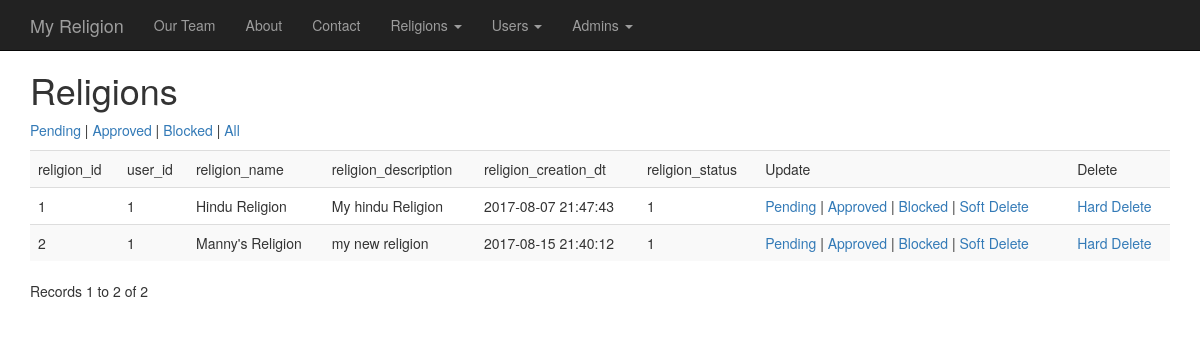
The app's page /0001_myreligion/admin/religions.php?status=1 (signed in) with its own data.
### tables this page shows
CREATE TABLE `religions` (
  `religion_id` int(11) NOT NULL AUTO_INCREMENT,
  `user_id` int(11) DEFAULT NULL,
  `religion_name` varchar(255) DEFAULT NULL,
  `religion_description` text,
  `religion_creation_dt` timestamp NOT NULL DEFAULT CURRENT_TIMESTAMP ON UPDATE CURRENT_TIMESTAMP,
  `religion_status` int(1) NOT NULL DEFAULT '0',
  `religion_type` enum('public','closed') NOT NULL DEFAULT 'closed',
  `religion_image` varchar(255) DEFAULT NULL,
  PRIMARY KEY (`religion_id`)
);

### 0001_myreligion/admin/religions.php (the view, shortened to what this page needs)
<?php require_once('../../Connections/conn.php'); ?>
<?php
$maxRows_rsReligions = 10;
$pageNum_rsReligions = 0;
$startRow_rsReligions = $pageNum_rsReligions * $maxRows_rsReligions;
$colname_rsReligions = "0";
if (isset($_GET['status'])) {
  $colname_rsReligions = (get_magic_quotes_gpc()) ? $_GET['status'] : addslashes($_GET['status']);
}
$query_rsReligions = sprintf("SELECT * FROM religions WHERE religion_status LIKE '%s%%'", $colname_rsReligions);
$query_limit_rsReligions = sprintf("%s LIMIT %d, %d", $query_rsReligions, $startRow_rsReligions, $maxRows_rsReligions);
$rsReligions = mysql_query($query_limit_rsReligions, $conn) or die(mysql_error());
$row_rsReligions = mysql_fetch_assoc($rsReligions);
if (isset($_GET['totalRows_rsReligions'])) {
  $totalRows_rsReligions = $_GET['totalRows_rsReligions'];
} else {
  $all_rsReligions = mysql_query($query_rsReligions);
  $totalRows_rsReligions = mysql_num_rows($all_rsReligions);
}
?><!doctype html>
<html>
<head>
<link rel="stylesheet" href="../css/bootstrap.min.css">
<link rel="stylesheet" href="../css/style.css">
</head>
<body>
    <nav class="navbar navbar-inverse navbar-fixed-top">
      <div class="container">
        <div class="navbar-header">
          <a class="navbar-brand" href="../index.php">My Religion</a>
        </div>
        <div id="navbar" class="navbar-collapse collapse">
          <ul class="nav navbar-nav">
            <li><a href="../team.php">Our Team</a></li>
            <li><a href="../about.php">About</a></li>
            <li><a href="../contact.php">Contact</a></li>
            <li class="dropdown">
              <a href="#" class="dropdown-toggle" data-toggle="dropdown" role="button" aria-haspopup="true" aria-expanded="false">Religions <span class="caret"></span></a>
            </li>
			<li class="dropdown">
              <a href="#" class="dropdown-toggle" data-toggle="dropdown" role="button" aria-haspopup="true" aria-expanded="false">Users <span class="caret"></span></a>
            </li>
			<li class="dropdown">
              <a href="#" class="dropdown-toggle" data-toggle="dropdown" role="button" aria-haspopup="true" aria-expanded="false">Admins <span class="caret"></span></a>
            </li>
          </ul>
        </div>
      </div>
    </nav>
<div class="container">
<h1>Religions</h1>
<p><a href="religions.php?status=0">Pending</a> | <a href="religions.php?status=1">Approved</a> | <a href="religions.php?status=-1">Blocked</a> | <a href="religions.php?status=%">All</a></p>
<?php if ($totalRows_rsReligions > 0) {  ?>
  <div class="table-responsive">
	    <table class="table table-striped">
    <tr>
      <td valign="top">religion_id</td>
      <td valign="top">user_id</td>
      <td valign="top">religion_name</td>
      <td valign="top">religion_description</td>
      <td valign="top">religion_creation_dt</td>
      <td valign="top">religion_status</td>
      <td valign="top">Update</td>
      <td valign="top">Delete</td>
    </tr>
    <?php do { ?>
      <tr>
        <td valign="top"><?php echo $row_rsReligions['religion_id']; ?></td>
        <td valign="top"><?php echo $row_rsReligions['user_id']; ?></td>
        <td valign="top"><?php echo $row_rsReligions['religion_name']; ?></td>
        <td valign="top"><?php echo $row_rsReligions['religion_description']; ?></td>
        <td valign="top"><?php echo $row_rsReligions['religion_creation_dt']; ?></td>
        <td valign="top"><?php echo $row_rsReligions['religion_status']; ?></td>
        <td valign="top"><a href="religions.php?changed_status=0&status=<?php echo $colname_rsReligions; ?>&religion_id=<?php echo $row_rsReligions['religion_id']; ?>">Pending</a> | <a href="religions.php?changed_status=1&status=<?php echo $colname_rsReligions; ?>&religion_id=<?php echo $row_rsReligions['religion_id']; ?>">Approved</a> | <a href="religions.php?changed_status=-1&status=<?php echo $colname_rsReligions; ?>&religion_id=<?php echo $row_rsReligions['religion_id']; ?>">Blocked</a> | <a href="religions.php?changed_status=2&status=<?php echo $colname_rsReligions; ?>&religion_id=<?php echo $row_rsReligions['religion_id']; ?>">Soft Delete</a></td>
        <td valign="top"><a href="religions.php?delete_id=<?php echo $row_rsReligions['religion_id']; ?>&status=<?php echo $colname_rsReligions; ?>">Hard Delete</a></td>
      </tr>
      <?php } while ($row_rsReligions = mysql_fetch_assoc($rsReligions)); ?>
      </table>
	  </div>
  <p> Records <?php echo ($startRow_rsReligions + 1) ?> to <?php echo min($startRow_rsReligions + $maxRows_rsReligions, $totalRows_rsReligions) ?> of <?php echo $totalRows_rsReligions ?></p>
  <?php }  ?>
</div>
</body>
</html>

### 0001_myreligion/css/style.css (style rules this page uses)
body { padding-top: 50px; }

### records on screen
religions: religion_id "1", user "1", religion_name "Hindu Religion", religion_description "My hindu Religion", religion_creation_dt "2017-08-07 21:47:43", religion_status "1"
religions: religion_id "2", user "1", religion_name "Manny's Religion", religion_description "my new religion", religion_creation_dt "2017-08-15 21:40:12", religion_status "1"

### other values on screen
$startRow_rsReligions + 1 "1"
$totalRows_rsReligions "2"
